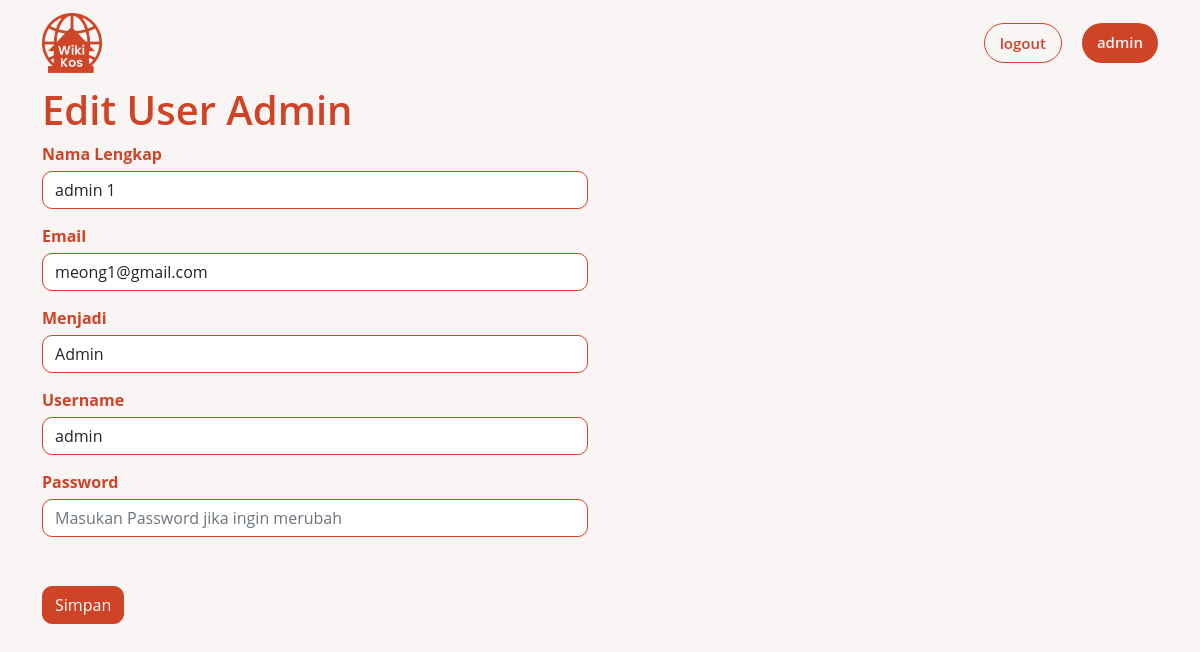
Screenshot of /dashboard.php?p=edit-user-admin&id-user=27 (signed in) with the database file from the repository.
### tables this page shows
CREATE TABLE `user` (
  `id_user` int(11) NOT NULL,
  `username` varchar(10) NOT NULL,
  `password` varchar(100) NOT NULL,
  `email` varchar(30) NOT NULL,
  `fullname` varchar(30) NOT NULL,
  `level` int(1) NOT NULL
);

### class/class.User2.php (called while the page is built, shortened)
<?php
class User2 extends Connection2
{
    private $idUser;
    public function __get($atribute)
    {
        if (property_exists($this, $atribute)) {
            return $this->$atribute;
        }
    }
    public function getUserData()
    {
        $sql = "SELECT * FROM user WHERE id_user = :id_user";
        $stmt = $this->conn->prepare($sql);
        $stmt->bindParam(':id_user', $this->idUser);
        $stmt->execute();
        $count = $stmt->rowCount();
        if ($count == 1) {
            $result   = $stmt->fetch(PDO::FETCH_ASSOC);
            $this->idUser = $result['id_user'];
            $this->username = $result['username'];
            $this->email = $result['email'];
            $this->fullname = $result['fullname'];
            $this->level = $result['level'];
        }
    }
}

### inc.connection2.php (called while the page is built, shortened)
<?php
class Connection2
{
    private $servername = "localhost";
    private $username = "root";
    private $password = "";
    private $dbname = "wikikos_db";
    function connect()
    {
        $this->conn = new PDO("mysql:host=$this->servername;dbname=$this->dbname", $this->username, $this->password);
    }
}

### pages/edit-user-admin.php (the view, shortened to what this page needs)
<?php
$idUser = $_GET['id-user'];
$user = new User2();
$user->idUser = $idUser;
$user->getUserData();
?>
<div class="container" id="edit-user">
    <h1>Edit User Admin</h1>
    <form action="?p=edit-user-admin-action" method="post" enctype="multipart/form-data">
        <div class="row align-items-start">
            <div class="col">
                <div class="form-group">
                    <label>Nama Lengkap</label>
                    <input type="text" class="form-control" placeholder="Nama Lengkap" name="namaLengkap" value="<?php echo $user->fullname; ?>" required>
                </div>
                <div class="form-group">
                    <label>Email</label>
                    <input type="email" class="form-control" placeholder="Email" name="email" value="<?php echo $user->email; ?>" required>
                </div>
                <div class="form-group">
                    <label>Menjadi</label>
                    <select class="form-control" name="level">
                        <option value="0" <?php if ($user->level == 0) echo 'selected="selected"'; ?>>Admin</option>
                    </select>
                </div>
                <div class="form-group">
                    <label>Username</label>
                    <input type="text" class="form-control" placeholder="Username" name="username" value="<?php echo $user->username; ?>" required>
                </div>
                <div class="form-group">
                    <label>Password</label>
                    <input class="form-control" placeholder="Masukan Password jika ingin merubah" name="password">
                </div>
                <br>
                <button type="submit" class="btn btn-primary">Simpan</button>
            </div>
        </div>
    </form>
</div>

### dashboard.php (shortened to what this page needs)
<?php
require("./inc.connection2.php");
require_once("./class/class.User2.php");
$username = $_SESSION['username'];
$fullname = $_SESSION['fullname'];
$level = $_SESSION['level'];
?>
<html lang="en">
<head>
    <link href="https://cdn.jsdelivr.net/npm/bootstrap@5.0.0-beta2/dist/css/bootstrap.min.css" rel="stylesheet">
    <link rel="stylesheet" href="./style.css">
</head>
<body>
    <nav class="navbar navbar-expand-lg navbar-light">
        <div class="container">
            <a class="navbar-brand" href="./dashboard.php">
                <img src="./image/logo.png" width="60" height="60" alt="">
            </a>
            <div class="collapse navbar-collapse justify-content-end" id="navbarNav">
                <ul class="navbar-nav">
                    <li class="nav-item-login">
                        <a class="nav-link" href="?p=logout-action">logout</a>
                    </li>
                    <li class="nav-item-create">
                        <?php
                        if ($level == 0) {
                            echo '<a class="nav-link" href="?p=admin">' . $username .
                                '</a>';
                        } else {
                            echo '<a class="nav-link" href="?p=profile">' . $fullname .
                                '</a>';
                        }
                        ?>
                    </li>
                </ul>
            </div>
        </div>
    </nav>
    <?php
    $pages_dir = 'pages';
    if (!empty($_GET['p'])) {
        $pages = scandir($pages_dir, 0);
        unset($pages[0], $pages[1]);
        $p = $_GET['p'];
        if (in_array($p . '.php', $pages)) {
            include($pages_dir . '/' . $p .  '.php');
        } else {
            echo "Halaman Tidak Ditemukan";
        }
    } else {
        include "./pages/search2.php";
    }
    ?>
</body>
</html>

### style.css (style rules this page uses)
:root { --orange_black : #8f301d; --orange: #cf4427; --background: #f9f5f4; --brown: #ebe2c3; }
body { background-color: var(--background); font-family: "Open Sans", sans-serif; }
.navbar-nav .nav-link { font-weight: 600; font-size: 15px; }
@media (min-width: 992px) { .navbar-nav .nav-item-create { background-color: var(--orange); border-radius: 20px; margin-left: 20px; } }
@media (min-width: 992px) { .navbar-nav .nav-item-create .nav-link { color: var(--background); padding-inline: 15px; } }
@media (min-width: 992px) { .navbar-nav .nav-item-login { background-color: var(--background); border-radius: 20px; margin-left: 20px; border: solid 1px var(--orange); } }
@media (min-width: 992px) { .navbar-nav .nav-item-login .nav-link { color: var(--orange); padding-inline: 15px; } }
#edit-user h1 { color: var(--orange); font-weight: 600; }
#edit-user form .form-group label { color: var(--orange); font-weight: bold; margin-bottom: 5px; }
#edit-user form .form-group input { margin-bottom: 15px; border: 1px solid var(--orange); border-radius: 10px; }
#edit-user form .form-group select { margin-bottom: 15px; border: 1px solid var(--orange); border-radius: 10px; }
#edit-user form button { margin-bottom: 15px; background: var(--orange); border-radius: 10px; border: 1px solid var(--orange); margin-top: 10px; }

### rows the page displays
user: namaLengkap "admin 1", email "meong1@gmail.com", level "Admin", username "admin"

### other values shown
$username "admin"
